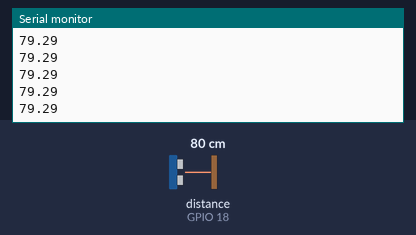
Recording of a sketch running on a simulated ESP32. Parts: the last lines printed to the serial monitor. Wiring (inferred from the names in the program): ultrasonic range finder: trigger GPIO 5; echo GPIO 18. Inputs (shaded band) come from the test bench; at power-on: distance to the obstacle (sensor on GPIO 18) 80 cm. The echo pulse lasts 58.3 µs per cm; nothing arrives over Bluetooth unless stated; a phone connects over Bluetooth LE 3 s after start.

Above: at 1.2 s.
1.3 s: distance to the obstacle (sensor on GPIO 18) set to 2 cm
At 2.0 s:
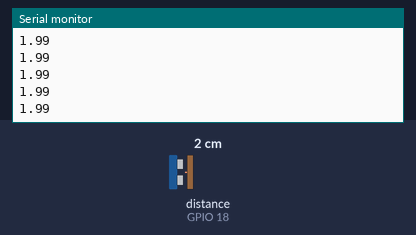
2.8 s: distance to the obstacle (sensor on GPIO 18) set to 4 cm
At 3.6 s:
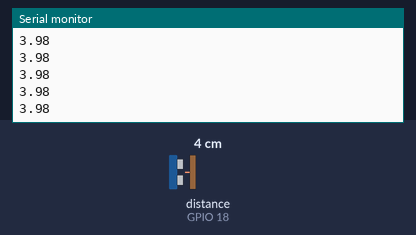
Timing chart, 0 to 5.1 s (numbered marks = the images above; inputs shaded):
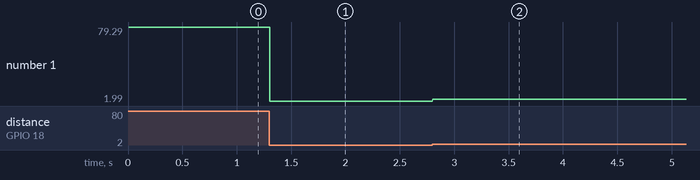

The sketch:

ussensor.ino
```cpp
const int trigPin = 5;
const int echoPin = 18;

//define sound speed in cm/uS
#define SOUND_SPEED 0.034
#define CM_TO_INCH 0.393701

long duration;
float distanceCm;
float distanceInch;

void SensorSetup() {
  Serial.begin(115200); // Starts the serial communication
  pinMode(trigPin, OUTPUT); // Sets the trigPin as an Output
  pinMode(echoPin, INPUT); // Sets the echoPin as an Input
}

float SensorLoop() {
  // Clears the trigPin
  digitalWrite(trigPin, LOW);
  delayMicroseconds(2);
  // Sets the trigPin on HIGH state for 10 micro seconds
  digitalWrite(trigPin, HIGH);
  delayMicroseconds(10);
  digitalWrite(trigPin, LOW);

  // Reads the echoPin, returns the sound wave travel time in microseconds
  duration = pulseIn(echoPin, HIGH);

  // Calculate the distance
  distanceCm = duration * SOUND_SPEED/2;

  // Convert to inches
  distanceInch = distanceCm * CM_TO_INCH;
  return distanceCm;

}
```

swipe_aid.ino
```cpp
//#include "ussensor.h"
#include <BLEDevice.h>
#include <BLEServer.h>
#include <BLEUtils.h>
#include <BLE2902.h>


// front left
//#define SERVICE_UUID "4fafc201-1fb5-459e-8fcc-c5c9c331914b"
//#define CHARACTERISTIC_UUID "beb5483e-36e1-4688-b7f5-ea07361b26a8"

// back left
#define  SERVICE_UUID  "0000aaaa-0000-1000-8000-00805F9B34FB"
#define CHARACTERISTIC_UUID "0000bbbb-0000-1000-8000-00805F9B34FB"

//// front right
//#define SERVICE_UUID "4fafc201-1fb5-459e-8fcc-c5c9c331914b"
//#define CHARACTERISTIC_UUID "beb5483e-36e1-4688-b7f5-ea07361b26a8"
//
//// back right
//#define SERVICE_UUID "0000cccc-0000-1000-8000-00805F9B34FB"
//#define CHARACTERISTIC_UUID "0000dddd-0000-1000-8000-00805F9B34FB"

BLEServer *pServer;
BLECharacteristic *pCharacteristic;
bool isConnected = false; // Flag to track device connection status

class MyServerCallbacks : public BLEServerCallbacks {
    void onConnect(BLEServer* pServer) {
      isConnected = true;
    }

    void onDisconnect(BLEServer* pServer) {
      isConnected = false;
    }
};

void setup() {
  SensorSetup();
   Serial.begin(115200);
  Serial.println("Starting BLE server...");

  BLEDevice::init("ESP32");
  pServer = BLEDevice::createServer();
  pServer->setCallbacks(new MyServerCallbacks());

  BLEService *pService = pServer->createService(SERVICE_UUID);

  pCharacteristic = pService->createCharacteristic(
                      CHARACTERISTIC_UUID,
                      BLECharacteristic::PROPERTY_READ |
                      BLECharacteristic::PROPERTY_WRITE |
                      BLECharacteristic::PROPERTY_NOTIFY
                    );

  pCharacteristic->setValue("Hello World");

  // Add the CCCD descriptor for the characteristic
  pCharacteristic->addDescriptor(new BLE2902());

  pService->start();

  pServer->getAdvertising()->start();
  Serial.println("Characteristic defined! Now you can read/write it.");

  // Print the device ID (MAC address)
  BLEAddress deviceAddress = BLEDevice::getAddress();
  Serial.print("Device ID: ");
  Serial.println(deviceAddress.toString().c_str());
}

void loop() {
  float sensorData = SensorLoop();
  Serial.println(sensorData);
  if (isConnected) {

//  Serial.print("Float value: ");
    char buffer[10];
    dtostrf(sensorData, 6, 2, buffer);
    pCharacteristic->setValue(buffer);


    // Notify the connected device about the updated value
    pCharacteristic->notify();

//    delay(1000); // Adjust the delay as needed based on your data rate

  }
}
```

Measured:
- after the input at 1.3 s, the serial monitor: prints a new line at once (image 1)
- after the input at 2.8 s, the serial monitor: prints a new line at once (image 2)
- plotted number 1: 79.29 → 1.99 after the input at 1.3 s, 1.99 → 3.98 after the input at 2.8 s
